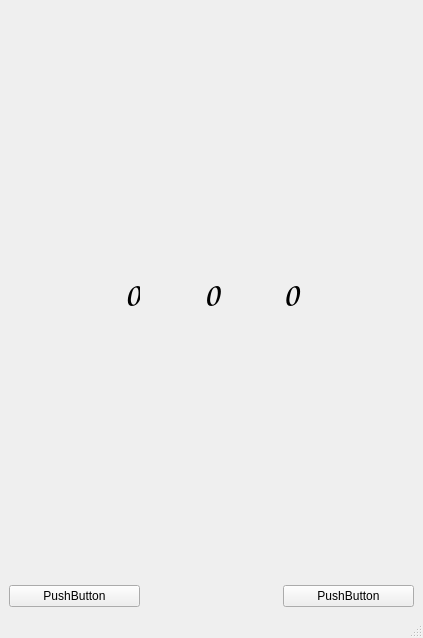
<?xml version="1.0" encoding="UTF-8"?>
<ui version="4.0">
 <class>MainWindow</class>
 <widget class="QMainWindow" name="MainWindow">
  <property name="geometry">
   <rect>
    <x>0</x>
    <y>0</y>
    <width>423</width>
    <height>638</height>
   </rect>
  </property>
  <property name="windowTitle">
   <string>Простой таймер</string>
  </property>
  <widget class="QWidget" name="centralwidget">
   <layout class="QGridLayout" name="gridLayout">
    <item row="0" column="0">
     <widget class="QLabel" name="label">
      <property name="font">
       <font>
        <family>Comic Sans MS</family>
        <pointsize>26</pointsize>
        <bold>true</bold>
       </font>
      </property>
      <property name="text">
       <string>0</string>
      </property>
      <property name="alignment">
       <set>Qt::AlignRight|Qt::AlignTrailing|Qt::AlignVCenter</set>
      </property>
     </widget>
    </item>
    <item row="0" column="1">
     <widget class="QLabel" name="label_2">
      <property name="font">
       <font>
        <family>Comic Sans MS</family>
        <pointsize>26</pointsize>
        <bold>true</bold>
       </font>
      </property>
      <property name="text">
       <string>0</string>
      </property>
      <property name="alignment">
       <set>Qt::AlignCenter</set>
      </property>
     </widget>
    </item>
    <item row="0" column="2">
     <widget class="QLabel" name="label_3">
      <property name="font">
       <font>
        <family>Comic Sans MS</family>
        <pointsize>26</pointsize>
        <bold>true</bold>
       </font>
      </property>
      <property name="text">
       <string>0</string>
      </property>
     </widget>
    </item>
    <item row="1" column="0">
     <widget class="QPushButton" name="pushButton">
      <property name="text">
       <string>PushButton</string>
      </property>
     </widget>
    </item>
    <item row="1" column="2">
     <widget class="QPushButton" name="pushButton_2">
      <property name="text">
       <string>PushButton</string>
      </property>
     </widget>
    </item>
   </layout>
  </widget>
  <widget class="QMenuBar" name="menubar">
   <property name="geometry">
    <rect>
     <x>0</x>
     <y>0</y>
     <width>423</width>
     <height>22</height>
    </rect>
   </property>
  </widget>
  <widget class="QStatusBar" name="statusbar"/>
 </widget>
 <resources/>
 <connections/>
</ui>
